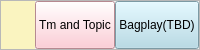
         <widget class="QFrame" name="frame_12">
          <property name="maximumSize">
           <size>
            <width>16777215</width>
            <height>50</height>
           </size>
          </property>
          <property name="frameShape">
           <enum>QFrame::StyledPanel</enum>
          </property>
          <property name="frameShadow">
           <enum>QFrame::Raised</enum>
          </property>
          <layout class="QHBoxLayout" name="horizontalLayout_6" stretch="8,1,1">
           <property name="spacing">
            <number>0</number>
           </property>
           <property name="leftMargin">
            <number>0</number>
           </property>
           <property name="topMargin">
            <number>0</number>
           </property>
           <property name="rightMargin">
            <number>0</number>
           </property>
           <property name="bottomMargin">
            <number>0</number>
           </property>
           <item>
            <widget class="QLabel" name="sys_info">
             <property name="styleSheet">
              <string notr="true">background-color:#FAF4C0;</string>
             </property>
             <property name="text">
              <string/>
             </property>
            </widget>
           </item>
           <item>
            <widget class="QPushButton" name="terminal">
             <property name="sizePolicy">
              <sizepolicy hsizetype="Minimum" vsizetype="Expanding">
               <horstretch>0</horstretch>
               <verstretch>0</verstretch>
              </sizepolicy>
             </property>
             <property name="styleSheet">
              <string notr="true">background-color: rgb(255, 192, 203);</string>
             </property>
             <property name="text">
              <string>Tm and Topic</string>
             </property>
             <property name="icon">
              <iconset>
               <normaloff>../.designer/.designer/.designer/backup/icons/nb.svg</normaloff>../.designer/.designer/.designer/backup/icons/nb.svg</iconset>
             </property>
            </widget>
           </item>
           <item>
            <widget class="QPushButton" name="bagplay">
             <property name="sizePolicy">
              <sizepolicy hsizetype="Minimum" vsizetype="Expanding">
               <horstretch>0</horstretch>
               <verstretch>0</verstretch>
              </sizepolicy>
             </property>
             <property name="styleSheet">
              <string notr="true">background-color: rgb(173, 216, 230);

</string>
             </property>
             <property name="text">
              <string>Bagplay(TBD)</string>
             </property>
             <property name="icon">
              <iconset>
               <normaloff>../.designer/.designer/.designer/backup/icons/nb.svg</normaloff>../.designer/.designer/.designer/backup/icons/nb.svg</iconset>
             </property>
            </widget>
           </item>
          </layout>
         </widget>
